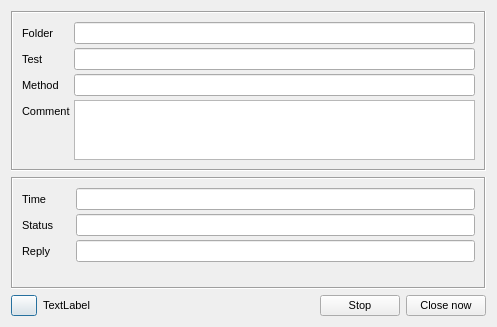
<?xml version="1.0" encoding="UTF-8"?>
<ui version="4.0">
 <class>ActionPopupEvent</class>
 <widget class="QDialog" name="ActionPopupEvent">
  <property name="geometry">
   <rect>
    <x>0</x>
    <y>0</y>
    <width>497</width>
    <height>327</height>
   </rect>
  </property>
  <property name="font">
   <font>
    <pointsize>8</pointsize>
   </font>
  </property>
  <property name="windowTitle">
   <string>Dialog</string>
  </property>
  <property name="windowIcon">
   <iconset resource="../qHostMonitor.qrc">
    <normaloff>:/img/hostMonitor.png</normaloff>:/img/hostMonitor.png</iconset>
  </property>
  <layout class="QVBoxLayout" name="verticalLayout">
   <item>
    <widget class="QFrame" name="frmTestInfo">
     <property name="frameShape">
      <enum>QFrame::Box</enum>
     </property>
     <property name="frameShadow">
      <enum>QFrame::Sunken</enum>
     </property>
     <layout class="QFormLayout" name="formLayout_2">
      <property name="horizontalSpacing">
       <number>4</number>
      </property>
      <property name="verticalSpacing">
       <number>4</number>
      </property>
      <item row="0" column="0">
       <widget class="QLabel" name="lblFolder">
        <property name="text">
         <string>Folder</string>
        </property>
        <property name="buddy">
         <cstring>editFolder</cstring>
        </property>
       </widget>
      </item>
      <item row="0" column="1">
       <widget class="QLineEdit" name="editFolder">
        <property name="readOnly">
         <bool>true</bool>
        </property>
       </widget>
      </item>
      <item row="1" column="0">
       <widget class="QLabel" name="lblTest">
        <property name="text">
         <string>Test</string>
        </property>
        <property name="buddy">
         <cstring>editTest</cstring>
        </property>
       </widget>
      </item>
      <item row="1" column="1">
       <widget class="QLineEdit" name="editTest">
        <property name="readOnly">
         <bool>true</bool>
        </property>
       </widget>
      </item>
      <item row="2" column="0">
       <widget class="QLabel" name="lblMethod">
        <property name="text">
         <string>Method</string>
        </property>
        <property name="buddy">
         <cstring>editMethod</cstring>
        </property>
       </widget>
      </item>
      <item row="2" column="1">
       <widget class="QLineEdit" name="editMethod">
        <property name="readOnly">
         <bool>true</bool>
        </property>
       </widget>
      </item>
      <item row="3" column="0">
       <widget class="QLabel" name="lblComment">
        <property name="text">
         <string>Comment</string>
        </property>
        <property name="buddy">
         <cstring>txtComment</cstring>
        </property>
       </widget>
      </item>
      <item row="3" column="1">
       <widget class="QPlainTextEdit" name="txtComment">
        <property name="sizePolicy">
         <sizepolicy hsizetype="Expanding" vsizetype="Preferred">
          <horstretch>0</horstretch>
          <verstretch>0</verstretch>
         </sizepolicy>
        </property>
        <property name="maximumSize">
         <size>
          <width>16777215</width>
          <height>60</height>
         </size>
        </property>
        <property name="inputMethodHints">
         <set>Qt::ImhNone</set>
        </property>
        <property name="undoRedoEnabled">
         <bool>false</bool>
        </property>
        <property name="textInteractionFlags">
         <set>Qt::TextSelectableByKeyboard|Qt::TextSelectableByMouse</set>
        </property>
       </widget>
      </item>
     </layout>
    </widget>
   </item>
   <item>
    <widget class="QFrame" name="frmStatusInfo">
     <property name="frameShape">
      <enum>QFrame::Box</enum>
     </property>
     <property name="frameShadow">
      <enum>QFrame::Sunken</enum>
     </property>
     <layout class="QFormLayout" name="formLayout">
      <property name="horizontalSpacing">
       <number>22</number>
      </property>
      <property name="verticalSpacing">
       <number>4</number>
      </property>
      <item row="0" column="0">
       <widget class="QLabel" name="lblTime">
        <property name="text">
         <string>Time</string>
        </property>
        <property name="buddy">
         <cstring>editTime</cstring>
        </property>
       </widget>
      </item>
      <item row="0" column="1">
       <widget class="QLineEdit" name="editTime">
        <property name="readOnly">
         <bool>true</bool>
        </property>
       </widget>
      </item>
      <item row="1" column="0">
       <widget class="QLabel" name="lblStatus">
        <property name="text">
         <string>Status</string>
        </property>
        <property name="buddy">
         <cstring>editStatus</cstring>
        </property>
       </widget>
      </item>
      <item row="1" column="1">
       <widget class="QLineEdit" name="editStatus">
        <property name="palette">
         <palette>
          <active>
           <colorrole role="Text">
            <brush brushstyle="SolidPattern">
             <color alpha="255">
              <red>195</red>
              <green>22</green>
              <blue>22</blue>
             </color>
            </brush>
           </colorrole>
          </active>
          <inactive>
           <colorrole role="Text">
            <brush brushstyle="SolidPattern">
             <color alpha="255">
              <red>195</red>
              <green>22</green>
              <blue>22</blue>
             </color>
            </brush>
           </colorrole>
          </inactive>
          <disabled>
           <colorrole role="Text">
            <brush brushstyle="SolidPattern">
             <color alpha="255">
              <red>118</red>
              <green>118</green>
              <blue>117</blue>
             </color>
            </brush>
           </colorrole>
          </disabled>
         </palette>
        </property>
        <property name="readOnly">
         <bool>true</bool>
        </property>
       </widget>
      </item>
      <item row="2" column="0">
       <widget class="QLabel" name="lblReply">
        <property name="text">
         <string>Reply</string>
        </property>
        <property name="buddy">
         <cstring>editReply</cstring>
        </property>
       </widget>
      </item>
      <item row="2" column="1">
       <widget class="QLineEdit" name="editReply">
        <property name="readOnly">
         <bool>true</bool>
        </property>
       </widget>
      </item>
     </layout>
    </widget>
   </item>
   <item>
    <layout class="QHBoxLayout" name="horizontalLayout">
     <item>
      <widget class="QPushButton" name="btnTestInfo">
       <property name="sizePolicy">
        <sizepolicy hsizetype="Fixed" vsizetype="Fixed">
         <horstretch>0</horstretch>
         <verstretch>0</verstretch>
        </sizepolicy>
       </property>
       <property name="maximumSize">
        <size>
         <width>26</width>
         <height>26</height>
        </size>
       </property>
       <property name="icon">
        <iconset resource="../qHostMonitor.qrc">
         <normaloff>:/img/action/testInfo.png</normaloff>:/img/action/testInfo.png</iconset>
       </property>
      </widget>
     </item>
     <item>
      <widget class="QLabel" name="lblClock">
       <property name="sizePolicy">
        <sizepolicy hsizetype="Expanding" vsizetype="Preferred">
         <horstretch>0</horstretch>
         <verstretch>0</verstretch>
        </sizepolicy>
       </property>
       <property name="text">
        <string>TextLabel</string>
       </property>
      </widget>
     </item>
     <item>
      <widget class="QPushButton" name="btnStop">
       <property name="text">
        <string>Stop</string>
       </property>
      </widget>
     </item>
     <item>
      <widget class="QPushButton" name="btnClose">
       <property name="text">
        <string>Close now</string>
       </property>
      </widget>
     </item>
    </layout>
   </item>
  </layout>
 </widget>
 <tabstops>
  <tabstop>editFolder</tabstop>
  <tabstop>editTest</tabstop>
  <tabstop>editMethod</tabstop>
  <tabstop>txtComment</tabstop>
  <tabstop>editTime</tabstop>
  <tabstop>editStatus</tabstop>
  <tabstop>editReply</tabstop>
  <tabstop>btnTestInfo</tabstop>
  <tabstop>btnStop</tabstop>
  <tabstop>btnClose</tabstop>
 </tabstops>
 <resources>
  <include location="../qHostMonitor.qrc"/>
  <include location="../qHostMonitor.qrc"/>
 </resources>
 <connections>
  <connection>
   <sender>btnClose</sender>
   <signal>clicked()</signal>
   <receiver>ActionPopupEvent</receiver>
   <slot>reject()</slot>
   <hints>
    <hint type="sourcelabel">
     <x>446</x>
     <y>303</y>
    </hint>
    <hint type="destinationlabel">
     <x>394</x>
     <y>321</y>
    </hint>
   </hints>
  </connection>
 </connections>
</ui>
